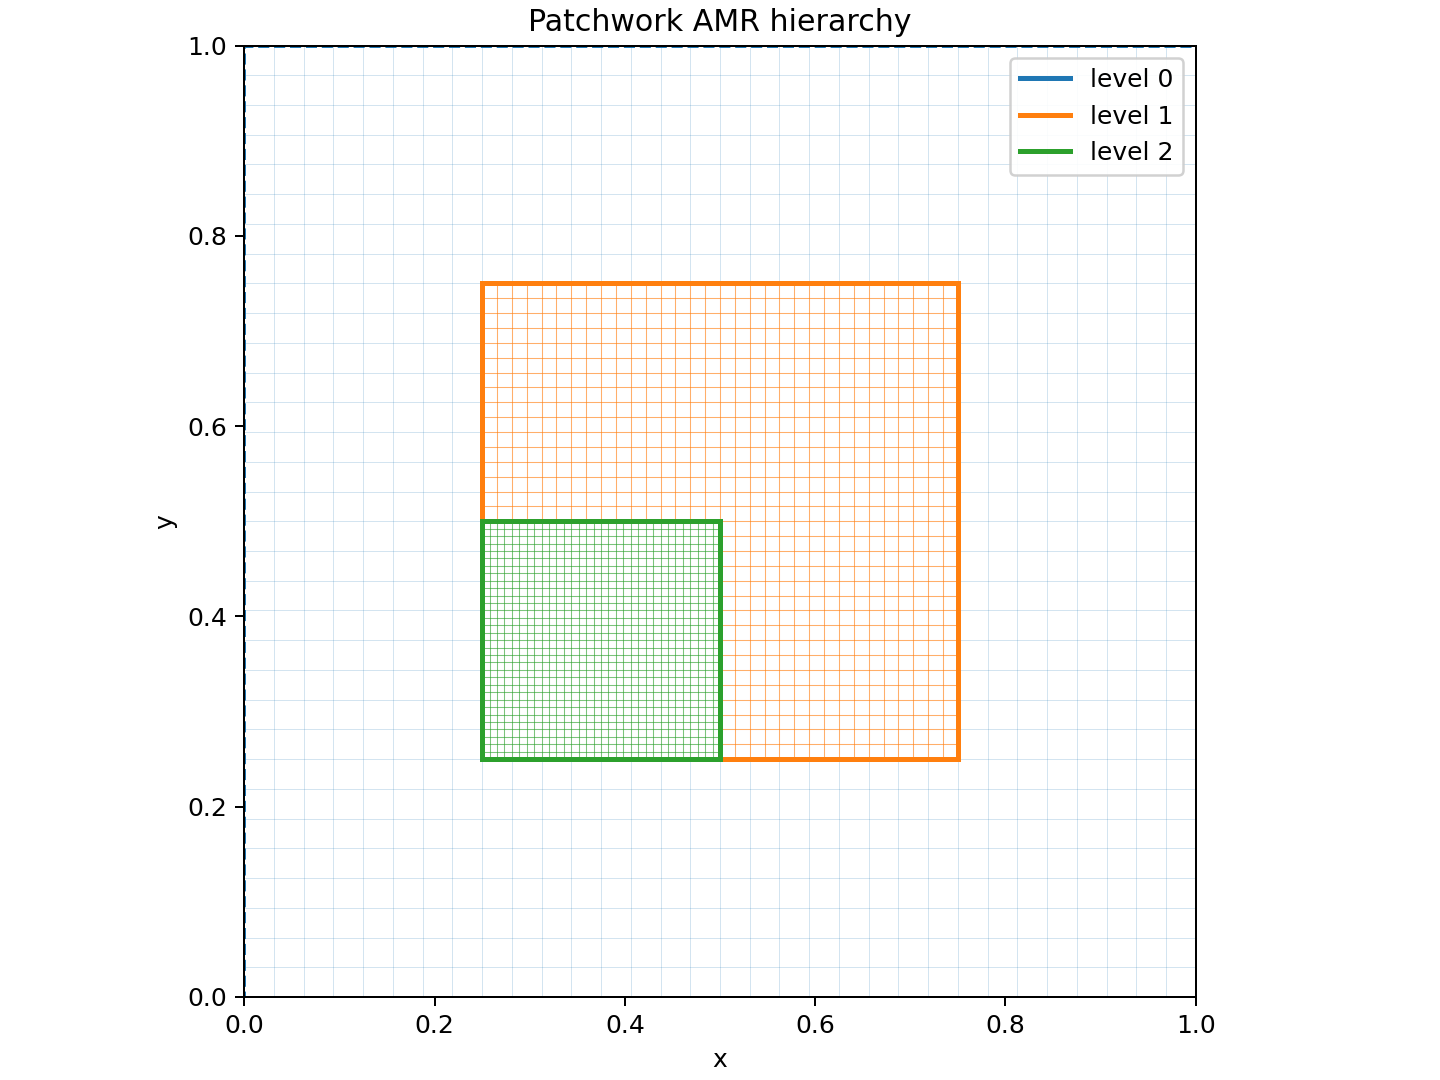

Write Python code to recreate this figure.
"""Plot three nested refinement levels and their cell grids."""

from pathlib import Path

from patchwork import AMRHierarchy, plot_patches

mesh = AMRHierarchy(base_shape=(32, 32))
mesh.add_patch(level=1, box=((16, 48), (16, 48)))
mesh.add_patch(level=2, box=((32, 64), (32, 64)))

result = plot_patches(mesh)
if result is not None:
    figure, _ = result
    output = Path(__file__).with_name("nested_patches.png")
    figure.savefig(output, dpi=180)
    print(f"Saved {output}")
